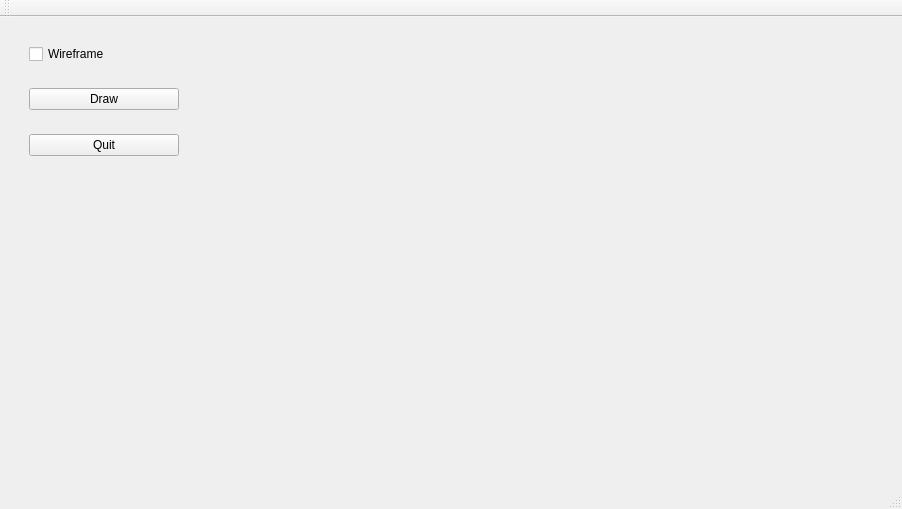
<?xml version="1.0" encoding="UTF-8"?>
<ui version="4.0">
 <class>MainWindow</class>
 <widget class="QMainWindow" name="MainWindow">
  <property name="geometry">
   <rect>
    <x>0</x>
    <y>0</y>
    <width>902</width>
    <height>509</height>
   </rect>
  </property>
  <property name="sizePolicy">
   <sizepolicy hsizetype="Preferred" vsizetype="Preferred">
    <horstretch>0</horstretch>
    <verstretch>0</verstretch>
   </sizepolicy>
  </property>
  <property name="windowTitle">
   <string>MainWindow</string>
  </property>
  <property name="toolButtonStyle">
   <enum>Qt::ToolButtonIconOnly</enum>
  </property>
  <widget class="QWidget" name="centralwidget">
   <property name="sizePolicy">
    <sizepolicy hsizetype="Preferred" vsizetype="Preferred">
     <horstretch>0</horstretch>
     <verstretch>0</verstretch>
    </sizepolicy>
   </property>
   <widget class="QWidget" name="layoutWidget">
    <property name="geometry">
     <rect>
      <x>210</x>
      <y>0</y>
      <width>681</width>
      <height>441</height>
     </rect>
    </property>
    <layout class="QVBoxLayout" name="layout_scene">
     <property name="spacing">
      <number>6</number>
     </property>
     <property name="sizeConstraint">
      <enum>QLayout::SetDefaultConstraint</enum>
     </property>
    </layout>
   </widget>
   <widget class="QWidget" name="gridLayoutWidget">
    <property name="geometry">
     <rect>
      <x>9</x>
      <y>9</y>
      <width>191</width>
      <height>151</height>
     </rect>
    </property>
    <layout class="QGridLayout" name="gridLayout">
     <item row="1" column="0">
      <widget class="QPushButton" name="draw">
       <property name="sizePolicy">
        <sizepolicy hsizetype="Fixed" vsizetype="Fixed">
         <horstretch>0</horstretch>
         <verstretch>0</verstretch>
        </sizepolicy>
       </property>
       <property name="minimumSize">
        <size>
         <width>150</width>
         <height>0</height>
        </size>
       </property>
       <property name="text">
        <string>Draw</string>
       </property>
      </widget>
     </item>
     <item row="0" column="0">
      <widget class="QCheckBox" name="wireframe">
       <property name="sizePolicy">
        <sizepolicy hsizetype="Fixed" vsizetype="Fixed">
         <horstretch>0</horstretch>
         <verstretch>0</verstretch>
        </sizepolicy>
       </property>
       <property name="minimumSize">
        <size>
         <width>150</width>
         <height>0</height>
        </size>
       </property>
       <property name="text">
        <string>Wireframe</string>
       </property>
      </widget>
     </item>
     <item row="2" column="0">
      <widget class="QPushButton" name="quit">
       <property name="sizePolicy">
        <sizepolicy hsizetype="Fixed" vsizetype="Fixed">
         <horstretch>0</horstretch>
         <verstretch>0</verstretch>
        </sizepolicy>
       </property>
       <property name="minimumSize">
        <size>
         <width>150</width>
         <height>0</height>
        </size>
       </property>
       <property name="text">
        <string>Quit</string>
       </property>
      </widget>
     </item>
    </layout>
   </widget>
  </widget>
  <widget class="QMenuBar" name="menubar">
   <property name="geometry">
    <rect>
     <x>0</x>
     <y>0</y>
     <width>902</width>
     <height>25</height>
    </rect>
   </property>
  </widget>
  <widget class="QStatusBar" name="statusbar"/>
  <widget class="QToolBar" name="toolBar">
   <property name="windowTitle">
    <string>toolBar</string>
   </property>
   <attribute name="toolBarArea">
    <enum>TopToolBarArea</enum>
   </attribute>
   <attribute name="toolBarBreak">
    <bool>false</bool>
   </attribute>
  </widget>
 </widget>
 <resources/>
 <connections/>
</ui>
